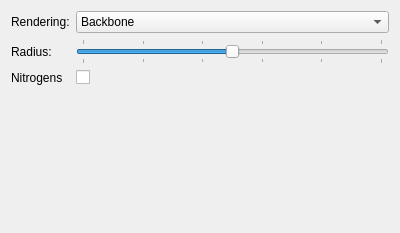
<ui version="4.0" >
 <class>RibbonSettingsWidget</class>
 <widget class="QWidget" name="RibbonSettingsWidget" >
  <property name="geometry" >
   <rect>
    <x>0</x>
    <y>0</y>
    <width>400</width>
    <height>233</height>
   </rect>
  </property>
  <layout class="QGridLayout" >
   <item row="0" column="0" >
    <widget class="QLabel" name="label" >
     <property name="text" >
      <string>Rendering:</string>
     </property>
    </widget>
   </item>
   <item row="0" column="1" >
    <widget class="QComboBox" name="renderType" >
     <item>
      <property name="text" >
       <string>Backbone</string>
      </property>
     </item>
     <item>
      <property name="text" >
       <string>Lines</string>
      </property>
     </item>
    </widget>
   </item>
   <item row="1" column="0" >
    <widget class="QLabel" name="bondRadiusLabel_2" >
     <property name="text" >
      <string>Radius:</string>
     </property>
    </widget>
   </item>
   <item row="1" column="1" >
    <widget class="QSlider" name="radiusSlider" >
     <property name="minimum" >
      <number>0</number>
     </property>
     <property name="maximum" >
      <number>20</number>
     </property>
     <property name="singleStep" >
      <number>1</number>
     </property>
     <property name="pageStep" >
      <number>2</number>
     </property>
     <property name="value" >
      <number>10</number>
     </property>
     <property name="sliderPosition" >
      <number>10</number>
     </property>
     <property name="orientation" >
      <enum>Qt::Horizontal</enum>
     </property>
     <property name="invertedAppearance" >
      <bool>false</bool>
     </property>
     <property name="tickPosition" >
      <enum>QSlider::TicksBothSides</enum>
     </property>
     <property name="tickInterval" >
      <number>4</number>
     </property>
    </widget>
   </item>
   <item row="3" column="1" >
    <spacer>
     <property name="orientation" >
      <enum>Qt::Vertical</enum>
     </property>
     <property name="sizeHint" >
      <size>
       <width>20</width>
       <height>40</height>
      </size>
     </property>
    </spacer>
   </item>
   <item row="2" column="1" >
    <widget class="QCheckBox" name="useNitrogens" >
     <property name="text" >
      <string/>
     </property>
    </widget>
   </item>
   <item row="2" column="0" >
    <widget class="QLabel" name="label_2" >
     <property name="text" >
      <string>Nitrogens</string>
     </property>
    </widget>
   </item>
  </layout>
 </widget>
 <resources/>
 <connections/>
</ui>
